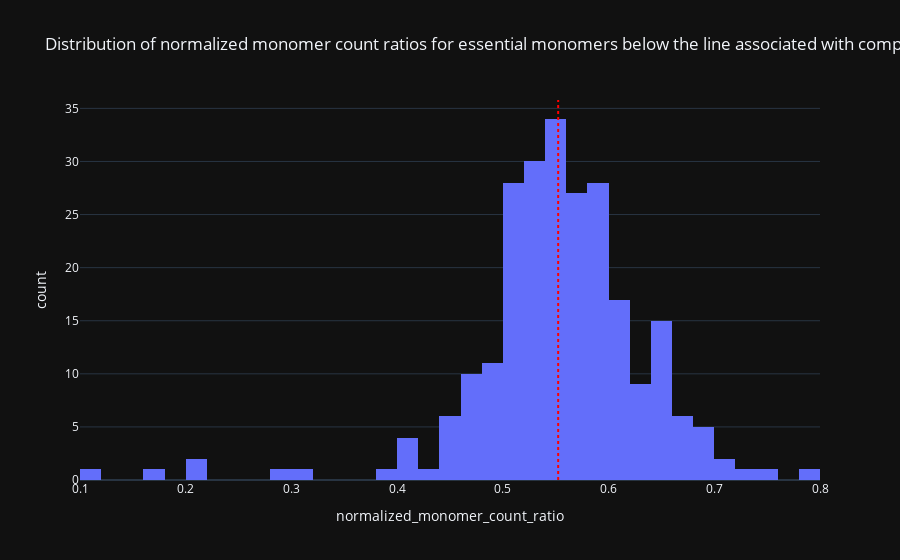

Notebook code cell kept with this figure:
### Code cell
# same thing but for essential monomers associated with complexes
fig = px.histogram(
    below_line_essential_complex_data,
    x='normalized_monomer_count_ratio',
    nbins=50,
    title='Distribution of normalized monomer count ratios for essential '
            'monomers below the line associated with complexes'
)
fig.add_vline(
    x=below_line_essential_complex_data['normalized_monomer_count_ratio'].mean(),
    line_dash="dot",
    line_color="red"
)
fig.show()

### Figure 1 — Plotly figure (JSON) as saved in the notebook; plotly's stock layout.template omitted (floating-point values rounded to 4 significant figures; data arrays with more than 128 entries replaced by an {"elided": "..."} marker saying what was removed)
{"data": [{"bingroup": "x", "hovertemplate": "normalized_monomer_count_ratio=%{x}<br>count=%{y}<extra></extra>", "legendgroup": "", "marker": {"color": "#636efa", "pattern": {"shape": ""}}, "name": "", "nbinsx": 50, "orientation": "v", "showlegend": false, "x": {"elided": "243 float values"}, "xaxis": "x", "yaxis": "y", "type": "histogram"}], "layout": {"xaxis": {"anchor": "y", "domain": [0.0, 1.0], "title": {"text": "normalized_monomer_count_ratio"}}, "yaxis": {"anchor": "x", "domain": [0.0, 1.0], "title": {"text": "count"}}, "legend": {"tracegroupgap": 0}, "title": {"text": "Distribution of normalized monomer count ratios for essential monomers below the line associated with complexes"}, "barmode": "relative", "shapes": [{"line": {"color": "red", "dash": "dot"}, "type": "line", "x0": 0.5523, "x1": 0.5523, "xref": "x", "y0": 0, "y1": 1, "yref": "y domain"}]}}
